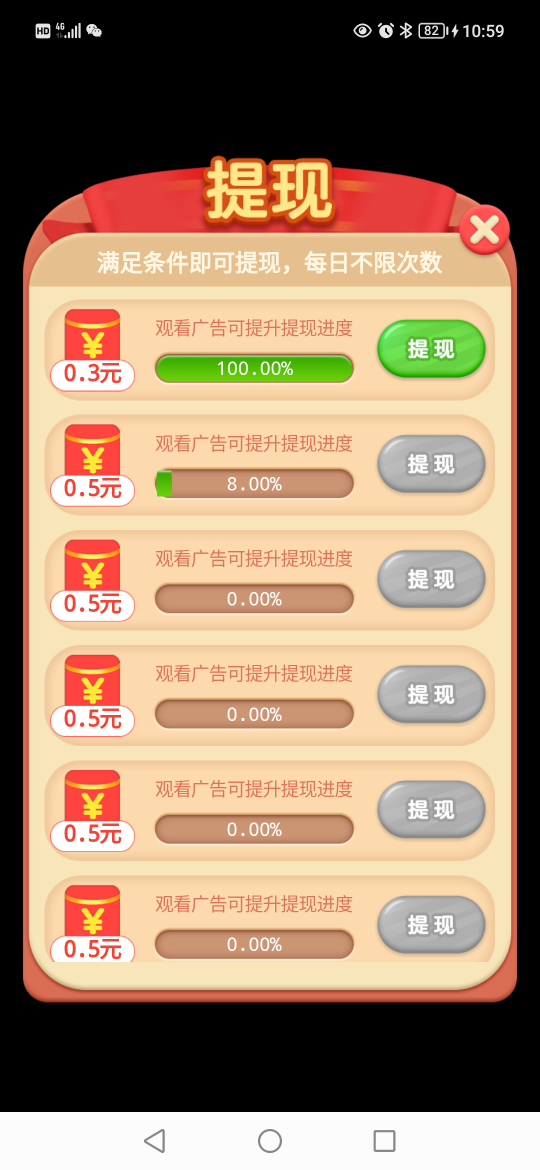
#> input picture screencap.png, 1080 x 2340 px (shown at 1/2 size)
$ python main4.py
#> lines starting #> are read from the running program, lines starting #| are printed output that depends on the picture; after the words box and inside, x2 and y2 are one past the last pixel; in counts of white or black regions, pixels touching at a corner belong together; pictures that were not available may be replaced by others from this repository, and a replacement may not be noted
### utils.py
# 一些cv2 实用技术!!!!!!!!!!
#1.https://mp.weixin.qq.com/s?__biz=MzU4OTYzNjE2OQ==&mid=2247485356&idx=1&sn=38d72793bf6b88499665a9a41d348472&chksm=fdcb308acabcb99c528b677d811cf98f9a3ae467529be84054da9a121408c1b23e1b7dd4caeb&scene=21#wechat_redirect


#========1.模板匹配

#最快速的匹配.

#函数传入2个图片,返回all中匹配little的结果矩阵.
def pipei(all,little,threshold):
#> called with all = 'screencap.png', little = 'bugclose.png', threshold = 0.8
    import cv2
    import numpy as np
    from matplotlib import pyplot as plt

    img = cv2.imread(all, 0)
#> img: shape (2340, 1080); min 0, max 255, mean 142.6
    img2 = img.copy()
    template = cv2.imread(little, 0)
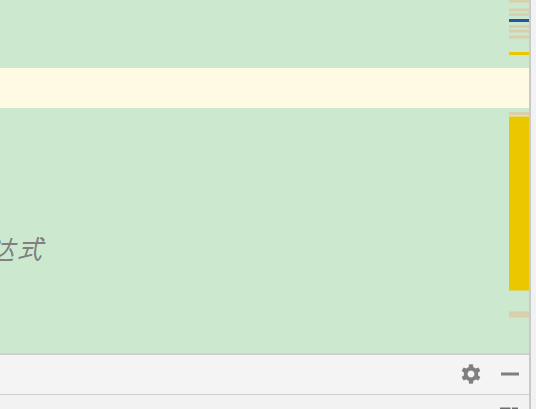
#> input picture 2.png, 536 x 409 px, given in place of bugclose.png, which was not available
#> template: shape (409, 536); min 89, max 249, mean 225.9

    # img=img.astype('float32')
    # template=template.astype('float32')
    w, h = template.shape[::-1]
#> w = 536; h = 409
    # All the 6 methods for comparison in a list
    methods = ['cv2.TM_CCOEFF_NORMED']
    for meth in methods:
        img = img2.copy()
        # eval 语句用来计算存储在字符串中的有效 Python 表达式
        method = eval(meth)
        # 模板匹配
        res = cv2.matchTemplate(img, template, method)

        # [16 lines of commented-out code are left out]
        min_val, max_val, min_loc, max_loc = cv2.minMaxLoc(res)
        # min_val=abs(min_val/(w*h))
        if max_val>=threshold:
            top_left = max_loc
            bottom_right = (top_left[0] + w, top_left[1] + h)
            # print("匹配成功,匹配值是",max_val,top_left + bottom_right)
            if 0:#这块debug用,正是时候关闭即可.
                cv2.rectangle(img2, top_left, bottom_right, (0, 255, 255), 2)
                cv2.imwrite('fordebug.png', img2)
            return top_left + bottom_right
        else:
            # print("匹配失败,匹配值是",max_val)
            return None
#> this loop made 1 pass
#> (min_val, max_val, min_loc, max_loc) on pass 1: (-0.433, 0.606, (281, 357), (329, 1869))
#> pass 1, in pipei, `res = cv2.matchTemplate(img, template, method)`:
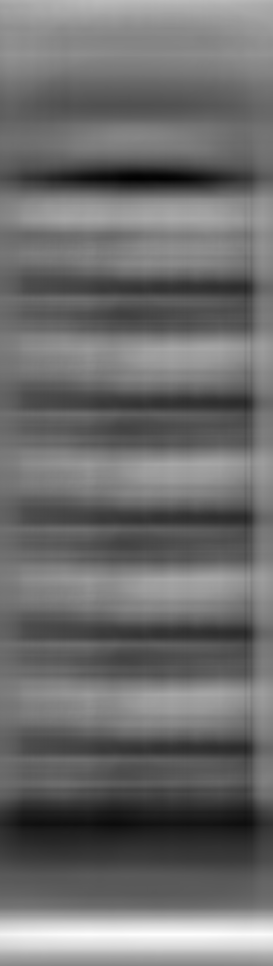
#> res: shape (1932, 545) float32 (shown at 1/2 size); min -0.433, max 0.606, mean 0.0137; drawn with min black and max white


#==============明显的可以避免了背景色的干扰!!!!!!!!!!!!!!!!
#函数传入2个图片,返回all中匹配little的结果矩阵.
def pipei_after_erzhihua(all,little,threshold):
#> called with all = 'screencap.png', little = 'bugclose.png', threshold = 0.8
    import cv2
    import numpy as np
    from matplotlib import pyplot as plt

    img = cv2.imread(all, 0)
    img2 = img.copy()
    img2=cv2.threshold(img2, 200, 255, cv2.THRESH_BINARY )[1]# 200 ,255表示大于200的都变成255. 小于200的都变成黑色也就是0.
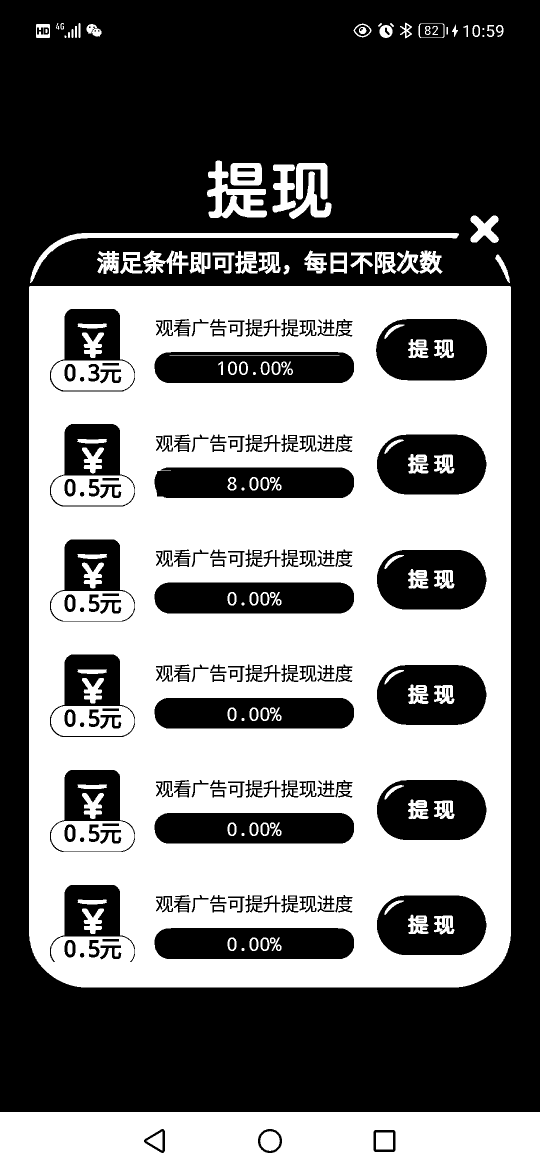
#> img2: shape (2340, 1080) (shown at 1/2 size); 45.7% white; 221 white regions (3 under 20 px), largest, box (x1, y1, x2, y2) and area: (58, 572, 1022, 1975) 912705, (0, 2224, 1080, 2340) 120306, (60, 466, 918, 566) 8982
    template = cv2.imread(little, 0)
    template=cv2.threshold(template, 200, 255, cv2.THRESH_BINARY )[1]
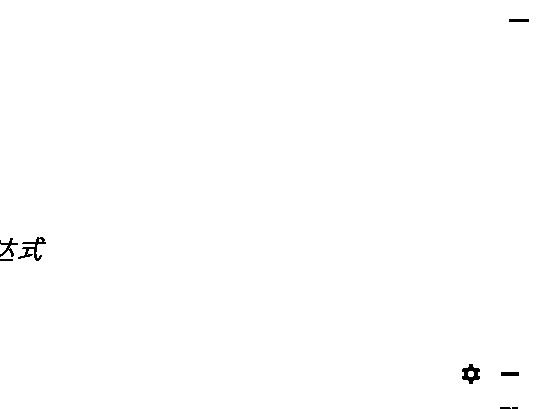
#> template: shape (409, 536); 99.7% white; 8 black regions (1 under 20 px), largest, box (x1, y1, x2, y2) and area: (18, 237, 46, 261) 208, (462, 364, 480, 384) 200, (0, 238, 18, 257) 111
    # [7 lines of commented-out code are left out]
    w, h = template.shape[::-1]
#> w = 536; h = 409
    # All the 6 methods for comparison in a list
    methods = ['cv2.TM_CCOEFF_NORMED']
    for meth in methods:
        img = img2.copy()
        # eval 语句用来计算存储在字符串中的有效 Python 表达式
        method = eval(meth)
        # 模板匹配
        res = cv2.matchTemplate(img, template, method)

        # [16 lines of commented-out code are left out]
        min_val, max_val, min_loc, max_loc = cv2.minMaxLoc(res)
        # min_val=abs(min_val/(w*h))
        if max_val>=threshold:
            top_left = max_loc
            bottom_right = (top_left[0] + w, top_left[1] + h)
            # print("匹配成功,匹配值是",max_val,top_left + bottom_right)
            if 1:#这块debug用,正是时候关闭即可.
                cv2.rectangle(img2, top_left, bottom_right, (0, 255, 255), 2)
                cv2.imwrite('fordebug.png', img2)
            return top_left + bottom_right
        else:
            # print("匹配失败,匹配值是",max_val)
            return None
#> this loop made 1 pass
#> (min_val, max_val, min_loc, max_loc) on pass 1: (-0.131, 0.0924, (479, 102), (350, 1196))
#> pass 1, in pipei_after_erzhihua, `res = cv2.matchTemplate(img, template, method)`:
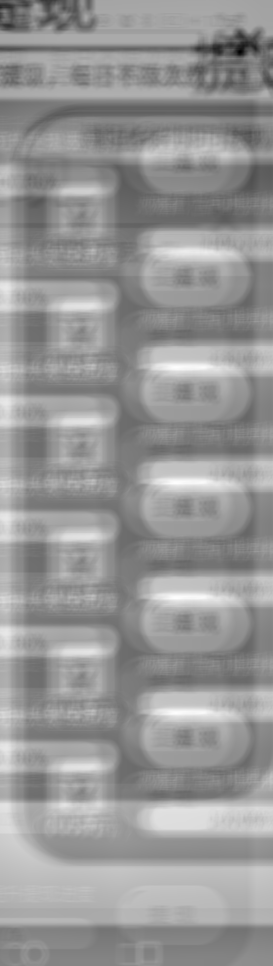
#> res: shape (1932, 545) float32 (shown at 1/2 size); min -0.131, max 0.0924, mean 0.000815; drawn with min black and max white


if 0:
    import cv2
    import numpy as np
    from matplotlib import pyplot as plt

    img = cv2.imread('image.jpg', 0)
    img2 = img.copy()
    template = cv2.imread('image_head.png', 0)
    w, h = template.shape[::-1]
    # All the 6 methods for comparison in a list
    methods = ['cv2.TM_CCOEFF', 'cv2.TM_CCOEFF_NORMED', 'cv2.TM_CCORR',
               'cv2.TM_CCORR_NORMED', 'cv2.TM_SQDIFF', 'cv2.TM_SQDIFF_NORMED']
    for meth in methods:
        img = img2.copy()
        # eval 语句用来计算存储在字符串中的有效 Python 表达式
        method = eval(meth)
        # 模板匹配
        res = cv2.matchTemplate(img, template, method)
        # 寻找最值
        min_val, max_val, min_loc, max_loc = cv2.minMaxLoc(res)
        # 使用不同的比较方法，对结果的解释不同

        if method in [cv2.TM_SQDIFF, cv2.TM_SQDIFF_NORMED]:
            top_left = min_loc
        else:
            top_left = max_loc
        bottom_right = (top_left[0] + w, top_left[1] + h)
        cv2.rectangle(img, top_left, bottom_right, 255, 2)
        plt.subplot(121), plt.imshow(res, cmap='gray')
        plt.title('Matching Result'), plt.xticks([]), plt.yticks([])
        plt.subplot(122), plt.imshow(img, cmap='gray')
        plt.title('Detected Point'), plt.xticks([]), plt.yticks([])
        plt.suptitle(meth)
        plt.show()


#边缘检测的代码
if 0:
    import cv2
    import numpy as np

    # 读取原图像
    img = cv2.imread('1.png', 0)

    # 显示原图像
    cv2.namedWindow('img', 0)
    cv2.resizeWindow('img', 400, 600)
    cv2.imshow('img', img)

    # 高斯模糊
    img_rgb = cv2.GaussianBlur(img, (5, 5), 0)
    canny_img = cv2.Canny(img_rgb, 1, 10)

    # 显示边缘检测图像
    cv2.namedWindow('canny', 0)
    cv2.resizeWindow('canny', 400, 600)
    cv2.imshow('canny', canny_img)
    cv2.waitKey()

    # 输出边缘检测图像的高和宽
    H, W = canny_img.shape
    print(H, W)


if 0:
    #test
    import cv2
    import numpy as np
    from matplotlib import pyplot as plt

    img = np.array([[1,2,3,4],[1,2,3,4]])
    img=cv2.imwrite('tmp.png',img)
    img=cv2.imread('tmp.png')
    img2 = img.copy()
    template = np.array([[2,3],[2,3]])
    w, h = template.shape[::-1]
    # All the 6 methods for comparison in a list
    methods = ['cv2.TM_SQDIFF']
    for meth in methods:
        img = img2.copy()
        # eval 语句用来计算存储在字符串中的有效 Python 表达式
        method = eval(meth)
        # 模板匹配
        res = cv2.matchTemplate(img, template, method)
        # http://www.opencv.org.cn/opencvdoc/2.3.2/html/modules/imgproc/doc/object_detection.html?highlight=template#cv2.matchTemplate  对应的官方文档.
        min_val, max_val, min_loc, max_loc = cv2.minMaxLoc(res)
        min_val = abs(min_val / (w * h))
        if min_val <= threshold:
            top_left = max_loc
            bottom_right = (top_left[0] + w, top_left[1] + h)
            print("匹配成功,匹配值是", min_val, top_left + bottom_right)

        else:
            print("匹配失败,匹配值是", min_val)
            None

### main4.py
# 继续优化爷爷的小农院


import time
#=换个游戏.这个叫.yeyedexiaonongyuan.#还是这个游戏,这次我们换一个玩法. main2的玩法每天有次数限制.
# 下面这个玩法,点击小狗上面的红包.然后看完视频,点开心收下. 这回红包的触发难度很大, 是一个动图.

#=========解释一下为什么不 写一个点击跳过的.因为有一些广告特别坑,虽然写一个跳过,但是你一点他就开始说跳过就没法拿红包了.骗人的跳过.所以最稳的方法还是等他一直走完.
import time
# time.sleep(50*60)


sleeptime=1

def play():
    #项目说明:
    # 使用的手机是荣耀v40.
    #

    import utils
    # aaa=utils.pipei('1.png','2.png',1)#第三个是阈值,大于这个阈值的话表示搜索失败,不存在template图片.
    # print(aaa) # 返回的坐标表示的是图片的匹配之后的 xmin, ymin, xmax, ymax坐标框.


    import os
    # a=os.system('adb shell ls')
    # print(a)

    # a=os.system('adb shell input swipe 800 300 200 300')#滑动指令输入的2个xy坐标
    # a=os.system('adb shell input tap 800 300 ')#点击指令
    # print(a)


    # #========================上来获取图片
    # os.system('adb shell /system/bin/screencap -p /sdcard/screencap.png')
    # # 把模拟器里面的文件或文件夹传到电脑上
    # os.system('adb pull /sdcard/screencap.png screencap.png')#这时手机的屏幕就保存到了项目的根目录下.


    #找到close_button的坐标:
    #注意cv2无法读取中文 # ===========注意截取的小图一定要跟原图同比例, 放缩后的图不行. 最好方法是用画图软件打开,然后再截屏这样没有放缩的.=========注意每一步的保存图片都记做fordebug.png#====================!!!!!!!!!!!!!!!!!!!!!!!!!!!切记切记!!!!!!!!!!!!!!!!因为这个模式比较傻!!!!!!!!!!


    #=========下面写一个死循环.
    # 第一个需求是找到屏幕红包的地方然后点击他的中心位置.
    # 第二个需求是找到屏幕开的位置然后点他中心位置.
    #然后点×关闭   ==========这3个一直循环即可.

    import cv2
    #===============第一个找红包位置.
    def click_close_button(littlepngs=['bugclose.png','bugclose2.png','bugclose3.png','bugclose4.png','bugclose5.png','bugclose6.png','close_button6.png'],sleeptime=0.4):
        print("下面关闭bug_close")
        import time
        # time.sleep(1)
        os.system('adb shell /system/bin/screencap -p /sdcard/screencap.png')

        os.system('adb pull /sdcard/screencap.png screencap.png')  # 这时手机的屏幕就保存到了项
        tmp = []
        for kkk in littlepngs:
            tmp.append(utils.pipei('screencap.png', kkk, 0.8))
            tmp.append(utils.pipei_after_erzhihua('screencap.png', kkk, 0.8))

        for i in tmp:
            # 找到第一个不是None的,作为我们输出坐标
            if i != None:
                point = (i[0] + i[2]) / 2, (i[1] + i[3]) / 2

                a = os.system(
                    'adb shell input tap ' + str(int(point[0])) + ' ' + str(int(point[1])))
        import time
        time.sleep(sleeptime)

    click_close_button()
    click_close_button()
#> the loop in pipei (call 2), `for meth in methods:` made 1 pass
#> the loop in pipei_after_erzhihua (call 2), `for meth in methods:` made 1 pass
    print("下面点击小狗脑袋上的红包,每2秒扫描一次")
    import os
    #========================上来获取图片
    flag=1
    while flag:
        os.system('adb shell /system/bin/screencap -p /sdcard/screencap.png')

        os.system('adb pull /sdcard/screencap.png screencap.png')#这时手机的屏幕就保存到了项
        import utils  # 因为叉子图片是黑白色基本,所以二值化可以提升准确率, 其他的不是黑白所以不要用.
        aaa = utils.pipei('screencap.png', 'xiaogouhongbao.png', 0.8)
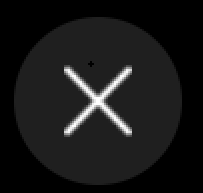
#> input picture 88.png, 203 x 193 px, given in place of xiaogouhongbao.png, which was not available
#> in pipei, template is the input picture: shape (193, 203); min 0, max 255, mean 23.8
#> the loop in pipei, `for meth in methods:` made 1 pass
#> (min_val, max_val, min_loc, max_loc) on pass 1: (-0.378, 0.362, (73, 1013), (352, 273))
#> pass 1, in pipei (call 15), `res = cv2.matchTemplate(img, template, method)`:
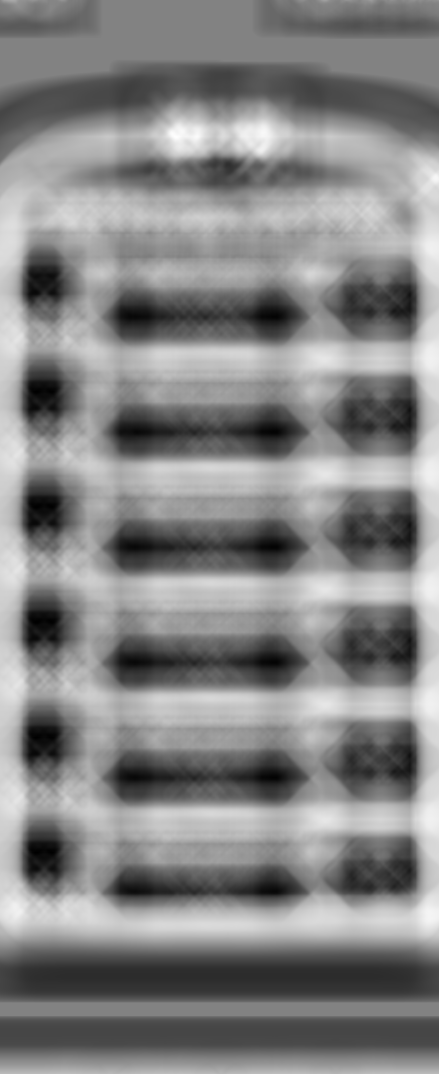
#> res: shape (2148, 878) float32 (shown at 1/2 size); min -0.378, max 0.362, mean 0.00833; drawn with min black and max white
        bbb = utils.pipei('screencap.png', 'xiaogouhongbao2.png', 0.8)
        ccc = utils.pipei('screencap.png', 'xiaogouhongbao3.png', 0.8)
        if aaa or bbb or ccc:
            tmp=[aaa, bbb,ccc]
            for i in tmp:
                #找到第一个不是None的,作为我们输出坐标
                if i!=None:
                    point = (i[0] + i[2]) / 2, (i[1] + i[3]) / 2
                    if 830<point[1]<930:
                        a = os.system('adb shell input tap ' + str(int(point[0])) + ' ' + str(int(point[1])))  # 点击指令
                        flag=0
        import time
        time.sleep(sleeptime)


    print("下面我们点击打开看看")#直接写死即可.

    a = os.system('adb shell input tap ' + str(int(566)) + ' ' + str(int(1350)))  #


    import time
    time.sleep(20)


#===========点击叉子之前有时候还有坑1!!!!!!!!!!!!!!!!!!!!!!
    print("判断坑1")
    import os
    # ========================上来获取图片
    os.system('adb shell /system/bin/screencap -p /sdcard/screencap.png')
    # 把模拟器里面的文件或文件夹传到电脑上
    os.system('adb pull /sdcard/screencap.png screencap.png')  # 这时手机的屏幕就保存到了项目的根目录下.

    import utils  # 因为叉子图片是黑白色基本,所以二值化可以提升准确率, 其他的不是黑白所以不要用.#==========如果背景色是纯色的话,不二值化比较好.
    aaa = utils.pipei_after_erzhihua('screencap.png', 'chouhaoli2.png', 0.8)
    aaa2 = utils.pipei('screencap.png', 'chouhaoli2.png', 0.8)
    if aaa or aaa2:
        point = 525, 465
        print(f"点击坐标{point}")
        a = os.system('adb shell input tap ' + str(int(point[0])) + ' ' + str(int(point[1])))  # 点击指令


    print("判断坑2")
    import os
    # ========================上来获取图片
    os.system('adb shell /system/bin/screencap -p /sdcard/screencap.png')
    # 把模拟器里面的文件或文件夹传到电脑上
    os.system('adb pull /sdcard/screencap.png screencap.png')  # 这时手机的屏幕就保存到了项目的根目录下.

    import utils  # 因为叉子图片是黑白色基本,所以二值化可以提升准确率, 其他的不是黑白所以不要用.#==========如果背景色是纯色的话,不二值化比较好.
    aaa = utils.pipei_after_erzhihua('screencap.png', 'keng2.png', 0.8)
    aaa2 = utils.pipei('screencap.png', 'keng2.png', 0.8)
    if aaa or aaa2:
        point = 527, 2207
        print(f"点击坐标{point}")
        a = os.system('adb shell input tap ' + str(int(point[0])) + ' ' + str(int(point[1])))  # 点击指令


    flag=1
    while flag==1:
        print("下面开始尝试点击叉子.")

        import os
        #========================上来获取图片
        os.system('adb shell /system/bin/screencap -p /sdcard/screencap.png')
        # 把模拟器里面的文件或文件夹传到电脑上
        os.system('adb pull /sdcard/screencap.png screencap.png')#这时手机的屏幕就保存到了项目的根目录下.

        import utils#因为叉子图片是黑白色基本,所以二值化可以提升准确率, 其他的不是黑白所以不要用.#==========如果背景色是纯色的话,不二值化比较好.
        aaa=utils.pipei_after_erzhihua('screencap.png','close_button2.png',0.8)
        aaa2=utils.pipei('screencap.png','close_button2.png',0.8)
        bbb=utils.pipei_after_erzhihua('screencap.png','chazi3.png',0.8)
        bbb2=utils.pipei('screencap.png','chazi3.png',0.8)

        #============有时候叉子需要点2次.
        tmp=[aaa,aaa2,bbb,bbb2]
        for  kkk in tmp:
            if kkk:
                point = (kkk[0] + kkk[2]) / 2, (kkk[1] + kkk[3]) / 2
                print(f"点击坐标{point}")
                a = os.system('adb shell input tap ' + str(int(point[0])) + ' ' + str(int(point[1])))  # 点击指令


        time.sleep(sleeptime)#每2秒尝试一次
        time.sleep(sleeptime)#每2秒尝试一次#========一定要sleep足够时间,不然总是继续截屏那个旧图片!!!!!!!!!!!!
        #=============check一下确实没有叉子了.再flag=0
        if tmp!=[None]*4:#如果点击了一次,那么再查一次,确实没有了再退出循环.  =======这个地方逻辑挺复杂, 游戏就是这么设计的, 有时候叉子不止点一次!!!!!!!!!!!!!!!!!!!!挺牛逼的这么写.
            print("进入叉子结束循环的判断")
            import os
            #========================上来获取图片
            os.system('adb shell /system/bin/screencap -p /sdcard/screencap.png')
            # 把模拟器里面的文件或文件夹传到电脑上
            os.system('adb pull /sdcard/screencap.png screencap.png')#这时手机的屏幕就保存到了项目的根目录下.

            import utils#因为叉子图片是黑白色基本,所以二值化可以提升准确率, 其他的不是黑白所以不要用.
            aaa = utils.pipei_after_erzhihua('screencap.png', 'close_button2.png', 0.8)
            aaa2 = utils.pipei('screencap.png', 'close_button2.png', 0.8)
            bbb = utils.pipei_after_erzhihua('screencap.png', 'chazi3.png', 0.8)
            bbb2 = utils.pipei('screencap.png', 'chazi3.png', 0.8)
            tmp = [aaa, aaa2, bbb, bbb2]
            if tmp==[None]*4:
                print("已经没有叉子了,结束循环")
                flag=0
        time.sleep(sleeptime)  # 每2秒尝试一次
        time.sleep(sleeptime)  # 每2秒尝试一次

    # time.sleep(4)  # 每2秒尝试一次


    #=================在这个之前有时候还会给你蹦一个广告.草了
    #=========看看是否出现bugclose这个.出现了关了它!!!!!!!!!如果找不到就直接跳过这层逻辑判断.
    print("进行bugclose的匹配")
    import os
    # ========================上来获取图片
    os.system('adb shell /system/bin/screencap -p /sdcard/screencap.png')
    # 把模拟器里面的文件或文件夹传到电脑上
    os.system('adb pull /sdcard/screencap.png screencap.png')  # 这时手机的屏幕就保存到了项目的根目录下.

    import utils  # 因为叉子图片是黑白色基本,所以二值化可以提升准确率, 其他的不是黑白所以不要用.
    aaa = utils.pipei_after_erzhihua('screencap.png', 'bugclose.png', 0.8)
    bbb = utils.pipei('screencap.png', 'bugclose.png', 0.8)

    # ============有时候叉子需要点2次.
    if aaa:
        point = (aaa[0] + aaa[2]) / 2, (aaa[1] + aaa[3]) / 2

        print(f"点击坐标{point}")
        a = os.system('adb shell input tap ' + str(int(point[0])) + ' ' + str(int(point[1])))  # 点击指令
    elif bbb:
        point = (bbb[0] + bbb[2]) / 2, (bbb[1] + bbb[3]) / 2

        print(f"点击坐标{point}")
        a = os.system('adb shell input tap ' + str(int(point[0])) + ' ' + str(int(point[1])))  # 点击指令
        import time
    time.sleep(sleeptime)  # 每2秒尝试一次


    click_close_button()
    click_close_button()


    print("下面我们点击开心收下")#直接写死即可.#========这游戏刷这个页面超级慢,多等一会儿.

    a = os.system('adb shell input tap ' + str(int(526)) + ' ' + str(int(1672)))  # 点击指令
    time.sleep(sleeptime)  # 每2秒尝试一次#慢一点,页面刷的有时候慢.
    time.sleep(sleeptime)  # 每2秒尝试一次#慢一点,页面刷的有时候慢.


#=======开心手下之后,还有一波京东广告的gank,关闭它!!!!!!!!

#=================在这个之前有时候还会给你蹦一个广告.草了
    #=========看看是否出现bugclose这个.出现了关了它!!!!!!!!!如果找不到就直接跳过这层逻辑判断.
    print("进行bugclose的匹配")


    import time
    time.sleep(sleeptime)  # 每2秒尝试一次
    click_close_button()
    click_close_button()

while 1:#=============无限玩下去,测bug!!!!!!!!!!!!!
#> (the run stopped early here; a loop or call above may not have finished)
